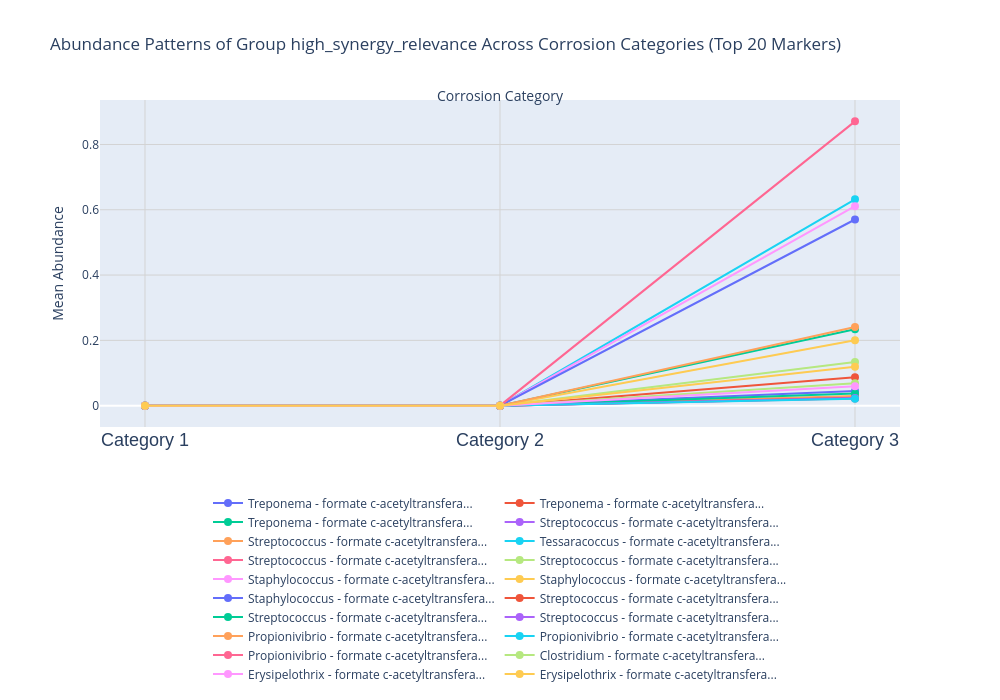

This figure's notebook cell:
### Code cell
abun= plot_abundance_across_categories(high_synergy_relevance, "high_synergy_relevance",  top_n=20, sort_by='combined_score')
output_path= data_visual /"18_increase.png"
plt.savefig(output_path, dpi=300, bbox_inches='tight')
abun.show()

### Figure 1 — Plotly figure (JSON) as saved in the notebook; plotly's stock layout.template omitted (floating-point values rounded to 4 significant figures)
{"data": [{"hoverinfo": "text", "hovertext": ["Category: Category 1<br>Abundance: 0.0000<br>Genus: Treponema<br>Score: 1.48<br>Pattern: increasing", "Category: Category 2<br>Abundance: 0.0000<br>Genus: Treponema<br>FC vs Cat1: 1.00<br>Score: 1.48<br>Pattern: increasing", "Category: Category 3<br>Abundance: 0.0452<br>Genus: Treponema<br>FC vs Cat1: 4517.80<br>FC vs Cat2: 4517.80<br>Score: 1.48<br>Pattern: increasing"], "line": {"width": 2}, "marker": {"size": 8}, "mode": "lines+markers", "name": "Treponema - formate c-acetyltransfera...", "type": "scatter", "x": [1, 2, 3], "y": [0, 0, 0.04517]}, {"hoverinfo": "text", "hovertext": ["Category: Category 1<br>Abundance: 0.0000<br>Genus: Treponema<br>Score: 1.48<br>Pattern: increasing", "Category: Category 2<br>Abundance: 0.0000<br>Genus: Treponema<br>FC vs Cat1: 1.00<br>Score: 1.48<br>Pattern: increasing", "Category: Category 3<br>Abundance: 0.0873<br>Genus: Treponema<br>FC vs Cat1: 8727.24<br>FC vs Cat2: 8727.24<br>Score: 1.48<br>Pattern: increasing"], "line": {"width": 2}, "marker": {"size": 8}, "mode": "lines+markers", "name": "Treponema - formate c-acetyltransfera...", "type": "scatter", "x": [1, 2, 3], "y": [0, 0, 0.08726]}, {"hoverinfo": "text", "hovertext": ["Category: Category 1<br>Abundance: 0.0000<br>Genus: Treponema<br>Score: 1.48<br>Pattern: increasing", "Category: Category 2<br>Abundance: 0.0000<br>Genus: Treponema<br>FC vs Cat1: 1.00<br>Score: 1.48<br>Pattern: increasing", "Category: Category 3<br>Abundance: 0.2338<br>Genus: Treponema<br>FC vs Cat1: 23385.26<br>FC vs Cat2: 23385.26<br>Score: 1.48<br>Pattern: increasing"], "line": {"width": 2}, "marker": {"size": 8}, "mode": "lines+markers", "name": "Treponema - formate c-acetyltransfera...", "type": "scatter", "x": [1, 2, 3], "y": [0, 0, 0.2338]}, {"hoverinfo": "text", "hovertext": ["Category: Category 1<br>Abundance: 0.0000<br>Genus: Streptococcus<br>Score: 1.48<br>Pattern: increasing", "Category: Category 2<br>Abundance: 0.0000<br>Genus: Streptococcus<br>FC vs Cat1: 1.00<br>Score: 1.48<br>Pattern: increasing", "Category: Category 3<br>Abundance: 0.0229<br>Genus: Streptococcus<br>FC vs Cat1: 2287.58<br>FC vs Cat2: 2287.58<br>Score: 1.48<br>Pattern: increasing"], "line": {"width": 2}, "marker": {"size": 8}, "mode": "lines+markers", "name": "Streptococcus - formate c-acetyltransfera...", "type": "scatter", "x": [1, 2, 3], "y": [0, 0, 0.02287]}, {"hoverinfo": "text", "hovertext": ["Category: Category 1<br>Abundance: 0.0000<br>Genus: Streptococcus<br>Score: 1.48<br>Pattern: increasing", "Category: Category 2<br>Abundance: 0.0000<br>Genus: Streptococcus<br>FC vs Cat1: 1.00<br>Score: 1.48<br>Pattern: increasing", "Category: Category 3<br>Abundance: 0.0293<br>Genus: Streptococcus<br>FC vs Cat1: 2932.68<br>FC vs Cat2: 2932.68<br>Score: 1.48<br>Pattern: increasing"], "line": {"width": 2}, "marker": {"size": 8}, "mode": "lines+markers", "name": "Streptococcus - formate c-acetyltransfera...", "type": "scatter", "x": [1, 2, 3], "y": [0, 0, 0.02932]}, {"hoverinfo": "text", "hovertext": ["Category: Category 1<br>Abundance: 0.0000<br>Genus: Tessaracoccus<br>Score: 1.48<br>Pattern: increasing", "Category: Category 2<br>Abundance: 0.0000<br>Genus: Tessaracoccus<br>FC vs Cat1: 1.00<br>Score: 1.48<br>Pattern: increasing", "Category: Category 3<br>Abundance: 0.6320<br>Genus: Tessaracoccus<br>FC vs Cat1: 63198.30<br>FC vs Cat2: 63198.30<br>Score: 1.48<br>Pattern: increasing"], "line": {"width": 2}, "marker": {"size": 8}, "mode": "lines+markers", "name": "Tessaracoccus - formate c-acetyltransfera...", "type": "scatter", "x": [1, 2, 3], "y": [0, 0, 0.632]}, {"hoverinfo": "text", "hovertext": ["Category: Category 1<br>Abundance: 0.0000<br>Genus: Streptococcus<br>Score: 1.48<br>Pattern: increasing", "Category: Category 2<br>Abundance: 0.0000<br>Genus: Streptococcus<br>FC vs Cat1: 1.00<br>Score: 1.48<br>Pattern: increasing", "Category: Category 3<br>Abundance: 0.0218<br>Genus: Streptococcus<br>FC vs Cat1: 2176.61<br>FC vs Cat2: 2176.61<br>Score: 1.48<br>Pattern: increasing"], "line": {"width": 2}, "marker": {"size": 8}, "mode": "lines+markers", "name": "Streptococcus - formate c-acetyltransfera...", "type": "scatter", "x": [1, 2, 3], "y": [0, 0, 0.02176]}, {"hoverinfo": "text", "hovertext": ["Category: Category 1<br>Abundance: 0.0000<br>Genus: Streptococcus<br>Score: 1.48<br>Pattern: increasing", "Category: Category 2<br>Abundance: 0.0000<br>Genus: Streptococcus<br>FC vs Cat1: 1.00<br>Score: 1.48<br>Pattern: increasing", "Category: Category 3<br>Abundance: 0.1335<br>Genus: Streptococcus<br>FC vs Cat1: 13348.83<br>FC vs Cat2: 13348.83<br>Score: 1.48<br>Pattern: increasing"], "line": {"width": 2}, "marker": {"size": 8}, "mode": "lines+markers", "name": "Streptococcus - formate c-acetyltransfera...", "type": "scatter", "x": [1, 2, 3], "y": [0, 0, 0.1335]}, {"hoverinfo": "text", "hovertext": ["Category: Category 1<br>Abundance: 0.0000<br>Genus: Staphylococcus<br>Score: 1.48<br>Pattern: increasing", "Category: Category 2<br>Abundance: 0.0000<br>Genus: Staphylococcus<br>FC vs Cat1: 1.00<br>Score: 1.48<br>Pattern: increasing", "Category: Category 3<br>Abundance: 0.6110<br>Genus: Staphylococcus<br>FC vs Cat1: 61096.51<br>FC vs Cat2: 61096.51<br>Score: 1.48<br>Pattern: increasing"], "line": {"width": 2}, "marker": {"size": 8}, "mode": "lines+markers", "name": "Staphylococcus - formate c-acetyltransfera...", "type": "scatter", "x": [1, 2, 3], "y": [0, 0, 0.611]}, {"hoverinfo": "text", "hovertext": ["Category: Category 1<br>Abundance: 0.0000<br>Genus: Staphylococcus<br>Score: 1.48<br>Pattern: increasing", "Category: Category 2<br>Abundance: 0.0000<br>Genus: Staphylococcus<br>FC vs Cat1: 1.00<br>Score: 1.48<br>Pattern: increasing", "Category: Category 3<br>Abundance: 0.2004<br>Genus: Staphylococcus<br>FC vs Cat1: 20041.30<br>FC vs Cat2: 20041.30<br>Score: 1.48<br>Pattern: increasing"], "line": {"width": 2}, "marker": {"size": 8}, "mode": "lines+markers", "name": "Staphylococcus - formate c-acetyltransfera...", "type": "scatter", "x": [1, 2, 3], "y": [0, 0, 0.2004]}, {"hoverinfo": "text", "hovertext": ["Category: Category 1<br>Abundance: 0.0000<br>Genus: Staphylococcus<br>Score: 1.48<br>Pattern: increasing", "Category: Category 2<br>Abundance: 0.0000<br>Genus: Staphylococcus<br>FC vs Cat1: 1.00<br>Score: 1.48<br>Pattern: increasing", "Category: Category 3<br>Abundance: 0.5702<br>Genus: Staphylococcus<br>FC vs Cat1: 57017.05<br>FC vs Cat2: 57017.05<br>Score: 1.48<br>Pattern: increasing"], "line": {"width": 2}, "marker": {"size": 8}, "mode": "lines+markers", "name": "Staphylococcus - formate c-acetyltransfera...", "type": "scatter", "x": [1, 2, 3], "y": [0, 0, 0.5702]}, {"hoverinfo": "text", "hovertext": ["Category: Category 1<br>Abundance: 0.0000<br>Genus: Streptococcus<br>Score: 1.48<br>Pattern: increasing", "Category: Category 2<br>Abundance: 0.0000<br>Genus: Streptococcus<br>FC vs Cat1: 1.00<br>Score: 1.48<br>Pattern: increasing", "Category: Category 3<br>Abundance: 0.0239<br>Genus: Streptococcus<br>FC vs Cat1: 2388.64<br>FC vs Cat2: 2388.64<br>Score: 1.48<br>Pattern: increasing"], "line": {"width": 2}, "marker": {"size": 8}, "mode": "lines+markers", "name": "Streptococcus - formate c-acetyltransfera...", "type": "scatter", "x": [1, 2, 3], "y": [0, 0, 0.02388]}, {"hoverinfo": "text", "hovertext": ["Category: Category 1<br>Abundance: 0.0000<br>Genus: Streptococcus<br>Score: 1.48<br>Pattern: increasing", "Category: Category 2<br>Abundance: 0.0000<br>Genus: Streptococcus<br>FC vs Cat1: 1.00<br>Score: 1.48<br>Pattern: increasing", "Category: Category 3<br>Abundance: 0.0375<br>Genus: Streptococcus<br>FC vs Cat1: 3750.54<br>FC vs Cat2: 3750.54<br>Score: 1.48<br>Pattern: increasing"], "line": {"width": 2}, "marker": {"size": 8}, "mode": "lines+markers", "name": "Streptococcus - formate c-acetyltransfera...", "type": "scatter", "x": [1, 2, 3], "y": [0, 0, 0.0375]}, {"hoverinfo": "text", "hovertext": ["Category: Category 1<br>Abundance: 0.0000<br>Genus: Streptococcus<br>Score: 1.48<br>Pattern: increasing", "Category: Category 2<br>Abundance: 0.0000<br>Genus: Streptococcus<br>FC vs Cat1: 1.00<br>Score: 1.48<br>Pattern: increasing", "Category: Category 3<br>Abundance: 0.0236<br>Genus: Streptococcus<br>FC vs Cat1: 2365.70<br>FC vs Cat2: 2365.70<br>Score: 1.48<br>Pattern: increasing"], "line": {"width": 2}, "marker": {"size": 8}, "mode": "lines+markers", "name": "Streptococcus - formate c-acetyltransfera...", "type": "scatter", "x": [1, 2, 3], "y": [0, 0, 0.02365]}, {"hoverinfo": "text", "hovertext": ["Category: Category 1<br>Abundance: 0.0000<br>Genus: Propionivibrio<br>Score: 1.48<br>Pattern: increasing", "Category: Category 2<br>Abundance: 0.0000<br>Genus: Propionivibrio<br>FC vs Cat1: 1.00<br>Score: 1.48<br>Pattern: increasing", "Category: Category 3<br>Abundance: 0.2410<br>Genus: Propionivibrio<br>FC vs Cat1: 24101.46<br>FC vs Cat2: 24101.46<br>Score: 1.48<br>Pattern: increasing"], "line": {"width": 2}, "marker": {"size": 8}, "mode": "lines+markers", "name": "Propionivibrio - formate c-acetyltransfera...", "type": "scatter", "x": [1, 2, 3], "y": [0, 0, 0.241]}, {"hoverinfo": "text", "hovertext": ["Category: Category 1<br>Abundance: 0.0000<br>Genus: Propionivibrio<br>Score: 1.48<br>Pattern: increasing", "Category: Category 2<br>Abundance: 0.0000<br>Genus: Propionivibrio<br>FC vs Cat1: 1.00<br>Score: 1.48<br>Pattern: increasing", "Category: Category 3<br>Abundance: 0.0209<br>Genus: Propionivibrio<br>FC vs Cat1: 2090.53<br>FC vs Cat2: 2090.53<br>Score: 1.48<br>Pattern: increasing"], "line": {"width": 2}, "marker": {"size": 8}, "mode": "lines+markers", "name": "Propionivibrio - formate c-acetyltransfera...", "type": "scatter", "x": [1, 2, 3], "y": [0, 0, 0.0209]}, {"hoverinfo": "text", "hovertext": ["Category: Category 1<br>Abundance: 0.0000<br>Genus: Propionivibrio<br>Score: 1.48<br>Pattern: increasing", "Category: Category 2<br>Abundance: 0.0000<br>Genus: Propionivibrio<br>FC vs Cat1: 1.00<br>Score: 1.48<br>Pattern: increasing", "Category: Category 3<br>Abundance: 0.8708<br>Genus: Propionivibrio<br>FC vs Cat1: 87082.35<br>FC vs Cat2: 87082.35<br>Score: 1.48<br>Pattern: increasing"], "line": {"width": 2}, "marker": {"size": 8}, "mode": "lines+markers", "name": "Propionivibrio - formate c-acetyltransfera...", "type": "scatter", "x": [1, 2, 3], "y": [0, 0, 0.8708]}, {"hoverinfo": "text", "hovertext": ["Category: Category 1<br>Abundance: 0.0000<br>Genus: Clostridium<br>Score: 1.48<br>Pattern: increasing", "Category: Category 2<br>Abundance: 0.0000<br>Genus: Clostridium<br>FC vs Cat1: 1.00<br>Score: 1.48<br>Pattern: increasing", "Category: Category 3<br>Abundance: 0.0688<br>Genus: Clostridium<br>FC vs Cat1: 6883.40<br>FC vs Cat2: 6883.40<br>Score: 1.48<br>Pattern: increasing"], "line": {"width": 2}, "marker": {"size": 8}, "mode": "lines+markers", "name": "Clostridium - formate c-acetyltransfera...", "type": "scatter", "x": [1, 2, 3], "y": [0, 0, 0.06882]}, {"hoverinfo": "text", "hovertext": ["Category: Category 1<br>Abundance: 0.0000<br>Genus: Erysipelothrix<br>Score: 1.48<br>Pattern: increasing", "Category: Category 2<br>Abundance: 0.0000<br>Genus: Erysipelothrix<br>FC vs Cat1: 1.00<br>Score: 1.48<br>Pattern: increasing", "Category: Category 3<br>Abundance: 0.0594<br>Genus: Erysipelothrix<br>FC vs Cat1: 5942.07<br>FC vs Cat2: 5942.07<br>Score: 1.48<br>Pattern: increasing"], "line": {"width": 2}, "marker": {"size": 8}, "mode": "lines+markers", "name": "Erysipelothrix - formate c-acetyltransfera...", "type": "scatter", "x": [1, 2, 3], "y": [0, 0, 0.05941]}, {"hoverinfo": "text", "hovertext": ["Category: Category 1<br>Abundance: 0.0000<br>Genus: Erysipelothrix<br>Score: 1.48<br>Pattern: increasing", "Category: Category 2<br>Abundance: 0.0000<br>Genus: Erysipelothrix<br>FC vs Cat1: 1.00<br>Score: 1.48<br>Pattern: increasing", "Category: Category 3<br>Abundance: 0.1194<br>Genus: Erysipelothrix<br>FC vs Cat1: 11939.20<br>FC vs Cat2: 11939.20<br>Score: 1.48<br>Pattern: increasing"], "line": {"width": 2}, "marker": {"size": 8}, "mode": "lines+markers", "name": "Erysipelothrix - formate c-acetyltransfera...", "type": "scatter", "x": [1, 2, 3], "y": [0, 0, 0.1194]}], "layout": {"annotations": [{"font": {"size": 14}, "showarrow": false, "text": "Corrosion Category", "x": 0.5, "xref": "paper", "y": 1.05, "yref": "paper"}], "height": 700, "hovermode": "closest", "legend": {"orientation": "h", "x": 0.5, "xanchor": "center", "y": -0.8, "yanchor": "bottom"}, "margin": {"b": 150, "l": 100, "r": 100, "t": 100}, "title": {"text": "Abundance Patterns of Group high_synergy_relevance Across Corrosion Categories (Top 20 Markers)"}, "width": 1000, "xaxis": {"domain": [0, 1], "gridcolor": "lightgray", "gridwidth": 1, "showgrid": true, "tickfont": {"family": "Arial", "size": 18}, "tickmode": "array", "ticktext": ["Category 1", "Category 2", "Category 3"], "tickvals": [1, 2, 3]}, "yaxis": {"gridcolor": "lightgray", "gridwidth": 1, "showgrid": true, "title": {"font": {"size": 14}, "text": "Mean Abundance"}}}}
